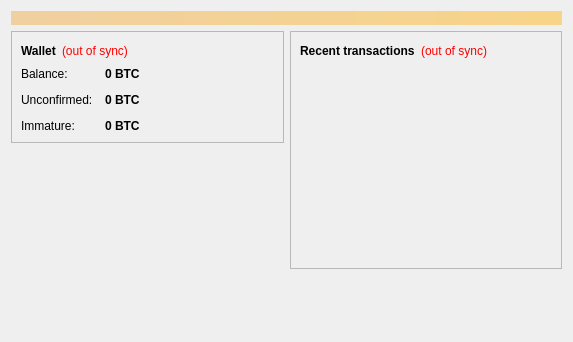
<?xml version="1.0" encoding="UTF-8"?>
<ui version="4.0">
 <class>OverviewPage</class>
 <widget class="QWidget" name="OverviewPage">
  <property name="geometry">
   <rect>
    <x>0</x>
    <y>0</y>
    <width>573</width>
    <height>342</height>
   </rect>
  </property>
  <property name="windowTitle">
   <string>Form</string>
  </property>
  <layout class="QVBoxLayout" name="topLayout">
   <item>
    <widget class="QLabel" name="labelAlerts">
     <property name="visible">
      <bool>false</bool>
     </property>
     <property name="styleSheet">
      <string notr="true">background-color: qlineargradient(x1: 0, y1: 0, x2: 1, y2: 0, stop:0 #F0D0A0, stop:1 #F8D488); color:#000000;</string>
     </property>
     <property name="wordWrap">
      <bool>true</bool>
     </property>
     <property name="margin">
      <number>3</number>
     </property>
    </widget>
   </item>
   <item>
    <layout class="QHBoxLayout" name="horizontalLayout" stretch="1,1">
     <item>
      <layout class="QVBoxLayout" name="verticalLayout_2">
       <item>
        <widget class="QFrame" name="frame">
         <property name="frameShape">
          <enum>QFrame::StyledPanel</enum>
         </property>
         <property name="frameShadow">
          <enum>QFrame::Raised</enum>
         </property>
         <layout class="QVBoxLayout" name="verticalLayout_4">
          <item>
           <layout class="QHBoxLayout" name="horizontalLayout_4">
            <item>
             <widget class="QLabel" name="label_5">
              <property name="font">
               <font>
                <weight>75</weight>
                <bold>true</bold>
               </font>
              </property>
              <property name="text">
               <string>Wallet</string>
              </property>
             </widget>
            </item>
            <item>
             <widget class="QLabel" name="labelWalletStatus">
              <property name="toolTip">
               <string>The displayed information may be out of date. Your wallet automatically synchronizes with the Datacoin network after a connection is established, but this process has not completed yet.</string>
              </property>
              <property name="styleSheet">
               <string notr="true">QLabel { color: red; }</string>
              </property>
              <property name="text">
               <string notr="true">(out of sync)</string>
              </property>
              <property name="alignment">
               <set>Qt::AlignLeading|Qt::AlignLeft|Qt::AlignVCenter</set>
              </property>
             </widget>
            </item>
            <item>
             <spacer name="horizontalSpacer_2">
              <property name="orientation">
               <enum>Qt::Horizontal</enum>
              </property>
              <property name="sizeHint" stdset="0">
               <size>
                <width>40</width>
                <height>20</height>
               </size>
              </property>
             </spacer>
            </item>
           </layout>
          </item>
          <item>
           <layout class="QFormLayout" name="formLayout_2">
            <property name="fieldGrowthPolicy">
             <enum>QFormLayout::AllNonFixedFieldsGrow</enum>
            </property>
            <property name="horizontalSpacing">
             <number>12</number>
            </property>
            <property name="verticalSpacing">
             <number>12</number>
            </property>
            <item row="0" column="0">
             <widget class="QLabel" name="label">
              <property name="text">
               <string>Balance:</string>
              </property>
             </widget>
            </item>
            <item row="0" column="1">
             <widget class="QLabel" name="labelBalance">
              <property name="font">
               <font>
                <weight>75</weight>
                <bold>true</bold>
               </font>
              </property>
              <property name="cursor">
               <cursorShape>IBeamCursor</cursorShape>
              </property>
              <property name="toolTip">
               <string>Your current balance</string>
              </property>
              <property name="text">
               <string notr="true">0 BTC</string>
              </property>
              <property name="textInteractionFlags">
               <set>Qt::LinksAccessibleByMouse|Qt::TextSelectableByKeyboard|Qt::TextSelectableByMouse</set>
              </property>
             </widget>
            </item>
            <item row="1" column="0">
             <widget class="QLabel" name="label_3">
              <property name="text">
               <string>Unconfirmed:</string>
              </property>
             </widget>
            </item>
            <item row="1" column="1">
             <widget class="QLabel" name="labelUnconfirmed">
              <property name="font">
               <font>
                <weight>75</weight>
                <bold>true</bold>
               </font>
              </property>
              <property name="cursor">
               <cursorShape>IBeamCursor</cursorShape>
              </property>
              <property name="toolTip">
               <string>Total of transactions that have yet to be confirmed, and do not yet count toward the current balance</string>
              </property>
              <property name="text">
               <string notr="true">0 BTC</string>
              </property>
              <property name="textInteractionFlags">
               <set>Qt::LinksAccessibleByMouse|Qt::TextSelectableByKeyboard|Qt::TextSelectableByMouse</set>
              </property>
             </widget>
            </item>
            <item row="2" column="0">
             <widget class="QLabel" name="labelImmatureText">
              <property name="text">
               <string>Immature:</string>
              </property>
             </widget>
            </item>
            <item row="2" column="1">
             <widget class="QLabel" name="labelImmature">
              <property name="font">
               <font>
                <weight>75</weight>
                <bold>true</bold>
               </font>
              </property>
              <property name="toolTip">
               <string>Mined balance that has not yet matured</string>
              </property>
              <property name="text">
               <string notr="true">0 BTC</string>
              </property>
              <property name="textInteractionFlags">
               <set>Qt::LinksAccessibleByMouse|Qt::TextSelectableByKeyboard|Qt::TextSelectableByMouse</set>
              </property>
             </widget>
            </item>
           </layout>
          </item>
         </layout>
        </widget>
       </item>
       <item>
        <spacer name="verticalSpacer">
         <property name="orientation">
          <enum>Qt::Vertical</enum>
         </property>
         <property name="sizeHint" stdset="0">
          <size>
           <width>20</width>
           <height>40</height>
          </size>
         </property>
        </spacer>
       </item>
      </layout>
     </item>
     <item>
      <layout class="QVBoxLayout" name="verticalLayout_3">
       <item>
        <widget class="QFrame" name="frame_2">
         <property name="frameShape">
          <enum>QFrame::StyledPanel</enum>
         </property>
         <property name="frameShadow">
          <enum>QFrame::Raised</enum>
         </property>
         <layout class="QVBoxLayout" name="verticalLayout">
          <item>
           <layout class="QHBoxLayout" name="horizontalLayout_2">
            <item>
             <widget class="QLabel" name="label_4">
              <property name="text">
               <string>&lt;b&gt;Recent transactions&lt;/b&gt;</string>
              </property>
             </widget>
            </item>
            <item>
             <widget class="QLabel" name="labelTransactionsStatus">
              <property name="toolTip">
               <string>The displayed information may be out of date. Your wallet automatically synchronizes with the Datacoin network after a connection is established, but this process has not completed yet.</string>
              </property>
              <property name="styleSheet">
               <string notr="true">QLabel { color: red; }</string>
              </property>
              <property name="text">
               <string notr="true">(out of sync)</string>
              </property>
              <property name="alignment">
               <set>Qt::AlignRight|Qt::AlignTrailing|Qt::AlignVCenter</set>
              </property>
             </widget>
            </item>
            <item>
             <spacer name="horizontalSpacer">
              <property name="orientation">
               <enum>Qt::Horizontal</enum>
              </property>
              <property name="sizeHint" stdset="0">
               <size>
                <width>40</width>
                <height>20</height>
               </size>
              </property>
             </spacer>
            </item>
           </layout>
          </item>
          <item>
           <widget class="QListView" name="listTransactions">
            <property name="styleSheet">
             <string notr="true">QListView { background: transparent; }</string>
            </property>
            <property name="frameShape">
             <enum>QFrame::NoFrame</enum>
            </property>
            <property name="verticalScrollBarPolicy">
             <enum>Qt::ScrollBarAlwaysOff</enum>
            </property>
            <property name="horizontalScrollBarPolicy">
             <enum>Qt::ScrollBarAlwaysOff</enum>
            </property>
            <property name="selectionMode">
             <enum>QAbstractItemView::NoSelection</enum>
            </property>
           </widget>
          </item>
         </layout>
        </widget>
       </item>
       <item>
        <spacer name="verticalSpacer_2">
         <property name="orientation">
          <enum>Qt::Vertical</enum>
         </property>
         <property name="sizeHint" stdset="0">
          <size>
           <width>20</width>
           <height>40</height>
          </size>
         </property>
        </spacer>
       </item>
      </layout>
     </item>
    </layout>
   </item>
  </layout>
 </widget>
 <resources/>
 <connections/>
</ui>
